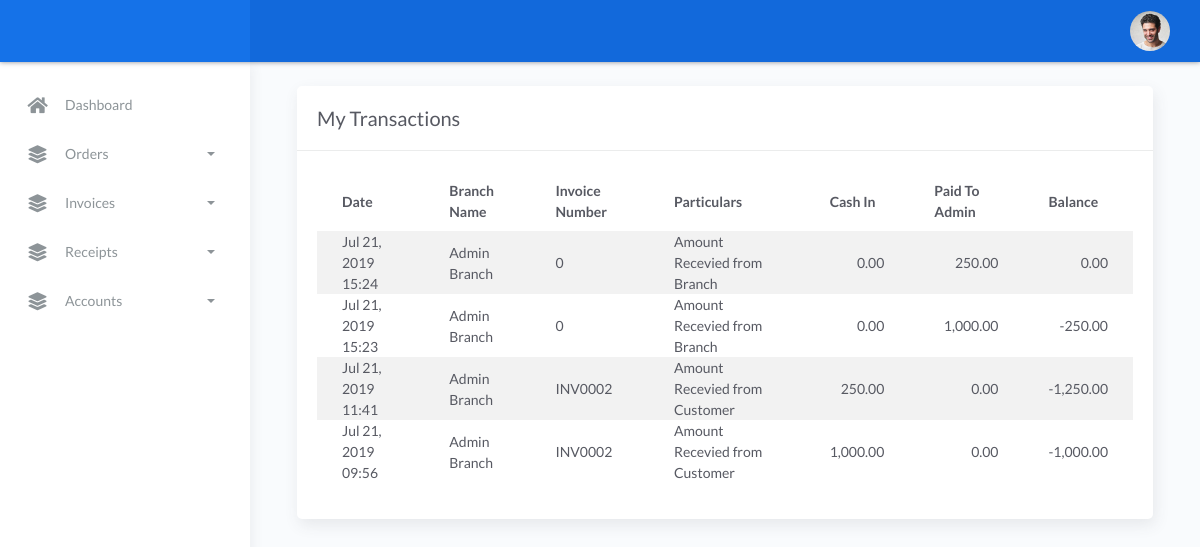
The app's page /Branch/MyTransactions.php (signed in) with its own data.
### tables this page shows
CREATE TABLE `_tbl_branches_accounts` (
  `BranchTxnID` int(11) NOT NULL AUTO_INCREMENT,
  `BranchID` int(11) DEFAULT NULL,
  `BranchCode` varchar(255) DEFAULT NULL,
  `BranchName` varchar(255) DEFAULT NULL,
  `InvoiceID` int(11) DEFAULT NULL,
  `InvoiceNumber` varchar(255) DEFAULT NULL,
  `CustomerID` int(11) DEFAULT NULL,
  `CustomerCode` varchar(255) DEFAULT NULL,
  `ReceiptID` int(11) DEFAULT NULL,
  `RecepitNumber` varchar(255) DEFAULT NULL,
  `ReceviedAmount` varchar(255) DEFAULT NULL,
  `TxnDate` datetime DEFAULT NULL,
  `PaidToAdmin` varchar(255) DEFAULT NULL,
  `Particulars` varchar(255) DEFAULT NULL,
  `ModeOfTxn` varchar(255) DEFAULT NULL,
  `BalanceAmount` varchar(255) DEFAULT NULL,
  PRIMARY KEY (`BranchTxnID`)
);

### config.php (called while the page is built, shortened)
<?php
	class MySql {
        var $link;
        function MySql($dbHost,$dbUser,$dbPass,$dbName){
            $this->dbName = $dbName;
            $this->link = mysql_connect($dbHost,$dbUser,$dbPass) or die("Error");
        }
        function select($sql,$ass=false) {
            $resultData = array();
            $result     = mysql_query($sql,$this->link);
            if ($result) {
                if (mysql_num_rows($result) > 0) {
                    while ($row = mysql_fetch_assoc($result)) {
                        $resultData[]=$row;
                    }
                }
            }
            return $resultData;
        }
    }
    function putDateTime($dateTime) {
        return date("M d, Y H:i",strtotime($dateTime));
    }
$mysql   = new MySql("localhost","nahami_user","nahami_user","nahami_tpms");
?>

### Branch/MyTransactions.php (the view)
<?php include_once("header.php");?>
<div class="main-panel">
<div class="content">
<div class="page-inner">
    <div class="col-md-12">
        <div class="card">
            <div class="card-header">
                <div class="d-flex align-items-center">
                    <h4 class="card-title">My Transactions</h4>
                </div>
            </div>
            <div class="card-body">
                <div class="table-responsive">
                    <table id="add-row" class="display table table-striped table-hover" >
                        <thead>
                            <tr>
                                <th>Date</th>
                                <th>Branch Name </th>
                                <th>Invoice Number</th>
                                <th>Particulars</th>
                                <th>Cash In</th>
                                <th>Paid To Admin</th>
                                <th>Balance</th>
                            </tr>
                        </thead>
                        <tbody>
                        <?php $Receipts = $mysql->select("select * from _tbl_branches_accounts where  BranchID='".$_SESSION['User']['BranchID']."'  order by  BranchTxnID desc"); ?>
                        <?php foreach($Receipts as $Receipt) { ?>
                            <tr>
                                <td><?php echo putDateTime($Receipt['TxnDate']);?></td>
                                <td><?php echo $Receipt['BranchName'];?></td>
                                <td><?php echo $Receipt['InvoiceNumber'];?></td>
                                <td><?php echo $Receipt['Particulars'];?></td>
                                <td style="text-align:right"><?php echo number_format($Receipt['ReceviedAmount'],2);?></td>
                                <td style="text-align:right"><?php echo number_format($Receipt['PaidToAdmin'],2);?></td>
                                <td style="text-align:right"><?php echo number_format($Receipt['BalanceAmount'],2);?></td>
                            </tr>
                        <?php } ?>
                                </tbody>
                            </table>
                        </div>
                    </div>
                </div>
            </div>
        </div>
    </div>
</div>
<?php  include_once("footer.php");?>

### records on screen
_tbl_branches_accounts: TxnDate "Jul 21, 2019 15:24", BranchName "Admin Branch", InvoiceNumber "0", Particulars "Amount Recevied from Branch", ReceviedAmount "0.00", PaidToAdmin "250.00", BalanceAmount "0.00"
_tbl_branches_accounts: TxnDate "Jul 21, 2019 15:23", BranchName "Admin Branch", InvoiceNumber "0", Particulars "Amount Recevied from Branch", ReceviedAmount "0.00", PaidToAdmin "1,000.00", BalanceAmount "-250.00"
_tbl_branches_accounts: TxnDate "Jul 21, 2019 11:41", BranchName "Admin Branch", InvoiceNumber "INV0002", Particulars "Amount Recevied from Customer", ReceviedAmount "250.00", PaidToAdmin "0.00", BalanceAmount "-1,250.00"
_tbl_branches_accounts: TxnDate "Jul 21, 2019 09:56", BranchName "Admin Branch", InvoiceNumber "INV0002", Particulars "Amount Recevied from Customer", ReceviedAmount "1,000.00", PaidToAdmin "0.00", BalanceAmount "-1,000.00"
